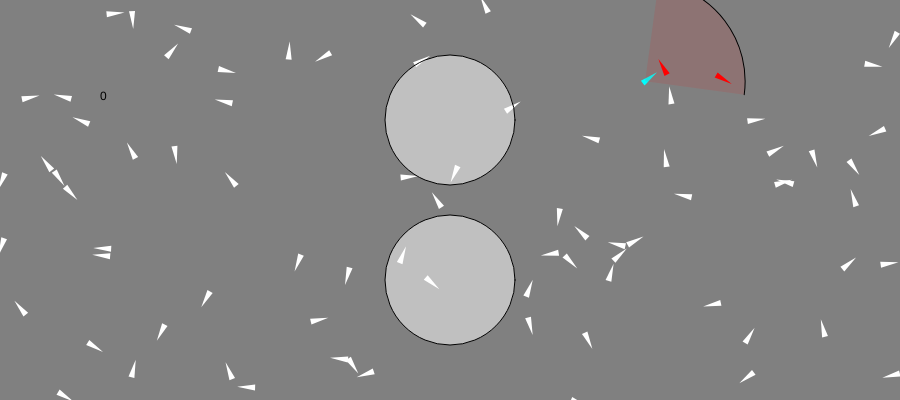
Frame 1 (no input)
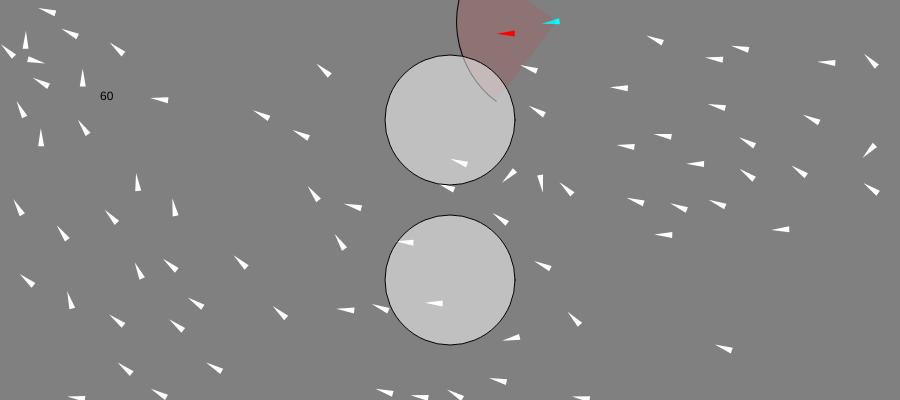
Frame 60 (no input)
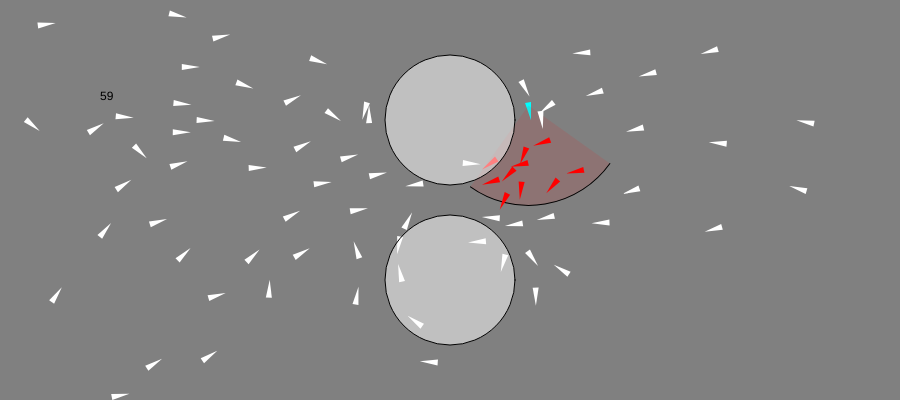
Frame 120 (the mouse pressed at the canvas centre since frame 60)

The p5.js sketch that drew these frames (run headless with seeded random() and noise() and a simulated clock; from frame 60 on, the mouse is pressed at the canvas centre):

// p5.js sketch
// ── sketch.js
const boids = []

let obstacles = []

let alignSlider, cohesionSlider, separationSlider

let periphery

let fps = 0

function setup() 
{
	createCanvas(900, 400)
	colorMode(RGB, 1)
	periphery = PI/4


	alignSlider = createSlider(0, 5, 0, 0.1)
	cohesionSlider = createSlider(0, 5, 0, 0.1)
	separationSlider = createSlider(0, 5, 1, 0.1)

	for (let i = 0; i < 80; i++) 
	{
		boids.push(new Boid())
	}

	obstacles.push(new Obstacle(width/2, 120))
	obstacles.push(new Obstacle(width/2, 280))



}

function draw() 
{
	if (frameCount%10==0)
	{
		fps = floor(frameRate())
	}



	background(0.5)
	text(fps, 100, 100)

	boids[0].color = color(0, 1, 1)

	for (let boid of boids) 
	{
		boid.edges()


		//if (frameCount%2==0)
		{
			boid.flock(boids)
		}



		boid.update()


		boid.show()

		if (boid == boids[0])
		{
			push()
				//noStroke()
				fill(1, 0, 0, 0.1)
				translate(boid.position.x, boid.position.y)
				rotate(boid.velocity.heading())

				//arc(x, y, w, h, start, stop, [mode], [detail])
				arc(0, 0, 200, 200, -periphery, periphery)
			pop()


			boid.mark_detected(boids, 100)
		}
	}


	for (let o of obstacles)
	{
		o.show()
	}
}




function mousePressed() {
  noLoop()
}

function mouseReleased() {
  loop()
}
// ── boid.js
// Flocking
// Daniel Shiffman
// https://thecodingtrain.com/CodingChallenges/124-flocking-boids.html
// https://youtu.be/mhjuuHl6qHM
// https://editor.p5js.org/codingtrain/sketches/ry4XZ8OkN

class Boid 
{
    constructor() 
    {
        this.position = createVector(random(width), random(height))
        this.velocity = p5.Vector.random2D()
        this.velocity.setMag(random(2, 3))
        this.acceleration = createVector()
        this.maxForce = 0.1
        this.maxSpeed = 3
        this.color = color(1,1,1)
    }

    edges() 
    {
        if (this.position.x > width) 
        {
          this.position.x = 0
        } else if (this.position.x < 0) 
        {
          this.position.x = width
        }
        if (this.position.y > height) 
        {
          this.position.y = 0
        } else if (this.position.y < 0) 
        {
          this.position.y = height
        }
    }

    align(boids, radius) 
    {
        let steering = createVector()
        let total = 0
        for (let other of boids) 
        {
            let comparison =  p5.Vector.sub(other.position,this.position)
            let d = dist(this.position.x,this.position.y, other.position.x, other.position.y)
            let angle = comparison.angleBetween(this.velocity)

            if (other != this && abs(angle) < periphery && d < radius) 
            {
                steering.add(other.velocity)
                total++
            }
        }
        if (total > 0) 
        {
            steering.div(total)
            steering.setMag(this.maxSpeed)
            steering.sub(this.velocity)
            steering.limit(this.maxForce)
        }
        return steering
    }

    separation(boids, radius) 
    {
        let steering = createVector()
        let total = 0
        for (let other of boids) 
        {
            let comparison =  p5.Vector.sub(other.position,this.position)           
            let angle = comparison.angleBetween(this.velocity)
            let d = dist(this.position.x,this.position.y, other.position.x, other.position.y)

            //if (other != this && abs(angle) < periphery && d < radius) 
            if (other != this && d < radius) 
            {
                let diff = p5.Vector.sub(this.position, other.position)
                diff.div(d * d)
                steering.add(diff)
                total++
            }
        }

        if (total > 0) 
        {
            steering.div(total)
            steering.setMag(this.maxSpeed)
            steering.sub(this.velocity)
            steering.limit(this.maxForce)
        }
        return steering
    }

    cohesion(boids, radius) 
    {
        let steering = createVector()
        let total = 0
        for (let other of boids) 
        {
            let comparison =  p5.Vector.sub(other.position,this.position)
            let d = dist(this.position.x,this.position.y, other.position.x, other.position.y)
            let angle = comparison.angleBetween(this.velocity)


            if (other != this && abs(angle) < periphery && d < radius) 
            {
                steering.add(other.position)
                total++
            }
        }

        if (total > 0) 
        {
            steering.div(total)
            steering.sub(this.position)
            steering.setMag(this.maxSpeed)
            steering.sub(this.velocity)
            steering.limit(this.maxForce)
        }
        return steering
    }
 
    queue(boids, radius)
    {
        let steering = createVector()
        let total = 0
        for (let other of boids) 
        {
            let comparison =  p5.Vector.sub(other.position,this.position)
            let d = dist(this.position.x,this.position.y, other.position.x, other.position.y)
            let angle = comparison.angleBetween(this.velocity)


            if (other != this && abs(angle) < periphery && d < radius) 
            {
                steering = this.velocity.mult(-1)

                //
                this.maxSpeed = 0
            }
            else
            {
                this.maxSpeed = 3
            }



        }
            let mag = steering.mag()

            steering.normalize().mult(min(mag, this.maxSpeed))

            steering.limit(this.maxForce)

        return steering
    }

    seek()
    {
        let steering = 
            createVector(mouseX-this.position.x, mouseY-this.position.y)

        let d = dist(this.position.x,this.position.y, mouseX, mouseY) 
        
        if (d < 100)
        {
            this.maxSpeed = map(d, 50, 100, 0, 3)
            this.maxForce = map(d, 50, 100, 0, 0.1)
        }
        else  
        {
            this.maxSpeed = 3
            this.maxForce = 0.1
        }


        steering.setMag(this.maxSpeed)
        steering.limit(this.maxForce)

        return steering
    }

    avoid()
    {
        let steering = createVector()


        let normalA = createVector()
        let normalB = createVector()

        let mouse = createVector(mouseX, mouseY)

        let clearance = 20

        for (let o of obstacles)
        {
            let d = dist(this.position.x,this.position.y, o.position.x, o.position.y)
            let comparison =  p5.Vector.sub(o.position,this.position)
            let angle = comparison.angleBetween(this.velocity)

            let target = p5.Vector.sub(mouse, this.position)


            //if (d < o.radius + clearance)
            if (abs(angle) < PI/6 && d < o.radius + clearance)
            {
                steering = p5.Vector.sub(this.position, o.position)
            }

            normalA.x = -steering.y
            normalA.y = steering.x

            // normalB.x = steering.y
            // normalB.y = -steering.x

            // let normalA_angle = normalA.angleBetween(target)
            // let normalB_angle = normalB.angleBetween(target)

            // if (normalA_angle > normalB_angle)
            // {
            //     steering = normalB
            // }
            // else steering = normalA

        }

        // steering.setMag(this.maxSpeed)
        // steering.limit(this.maxForce)

        return normalA
    }



    detect(other, radius)
    {
        let comparison =  p5.Vector.sub(other.position,this.position)
        let d = dist(this.position.x,this.position.y, other.position.x, other.position.y)
        let angle = comparison.angleBetween(this.velocity)


        if (abs(angle) < periphery && d < radius)
        {
            return true
        }
        else
        {
            return false
        }
    }

    mark_detected(boids, radius)
    {
        for (let other of boids) 
        {
            let comparison =  p5.Vector.sub(other.position,this.position)
            let d = dist(this.position.x,this.position.y, other.position.x, other.position.y)

            let angle = comparison.angleBetween(this.velocity)


            if (abs(angle) < periphery && d < radius)
            {
                other.color = color(1, 0, 0)
            }
            else
            {
                other.color = color(1, 1, 1)
            }
        }
    }

    flock(boids) 
    {
        let alignment = this.align(boids, 50)
        let cohesion = this.cohesion(boids, 50)
        let separation = this.separation(boids, 50)
        let queue = this.queue(boids, 15)
        let seek = this.seek()
        let avoid = this.avoid()

        alignment.mult(alignSlider.value())
        cohesion.mult(cohesionSlider.value())
        separation.mult(separationSlider.value())

        avoid.mult(10)

        this.acceleration.add(alignment)
        this.acceleration.add(cohesion)
        this.acceleration.add(separation)
        this.acceleration.add(queue)
        this.acceleration.add(seek)
        this.acceleration.add(avoid)
    } 


    update() 
    {
        this.position.add(this.velocity)
        this.velocity.add(this.acceleration)
        this.velocity.limit(this.maxSpeed)
        this.acceleration.mult(0)
    }


    show() 
    {
        push()
          noStroke()
          fill(this.color)
          translate(this.position.x, this.position.y)
          rotate(this.velocity.heading() + PI/2)
          triangle(0, -15, -3, 3, 3, 3)
        pop()
    }
}
// ── obstacle.js
class Obstacle
{
	constructor(x, y)
	{

		this.position = createVector(x, y)

		this.radius = 65
	}




	show()
	{
		push()
			fill(1, 0.5)
			ellipse(this.position.x, this.position.y, this.radius*2)
		pop()
	}
}
